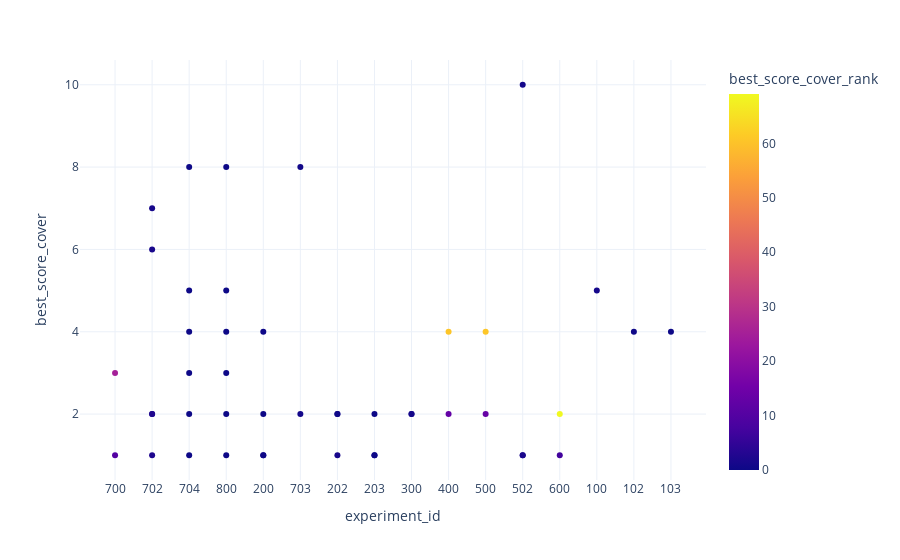

Notebook source saved alongside this figure:
### Code cell
fig = px.scatter(df[df['best_score_cover'] <= 10], x="experiment_id", y="best_score_cover", color='best_score_cover_rank', template='plotly_white')
fig.show()

### Figure 1 — Plotly figure (JSON) as saved in the notebook; plotly's stock layout.template omitted (floating-point values rounded to 4 significant figures)
{"data": [{"hovertemplate": "experiment_id=%{x}<br>best_score_cover=%{y}<br>best_score_cover_rank=%{marker.color}<extra></extra>", "legendgroup": "", "marker": {"color": [24.91, 1.27, 0.008706, 0.008706, 0.007543, 0.007543, 0.1785, 1.184, 0.6862, 0.008419, 0.008419, 0.05123, 0.2839, 0.000544, 0.1234, 1.382, 0.004314, 0.9997, 60.46, 60.62, 1.577, 69.05, 2.384, 0.01626, 0.01626, 1.141, 0.2388, 0.06772, 1.75, 2.324, 0.8109, 0.01083, 0.01083, 0.1014, 0.3069, 0.001104, 0.9997, 12.77, 13.19, 0.9774, 7.191, 9.962, 1.549, 0.006532, 0.006532], "coloraxis": "coloraxis", "symbol": "circle"}, "mode": "markers", "name": "", "orientation": "v", "showlegend": false, "type": "scatter", "x": ["700", "702", "704", "800", "704", "800", "200", "702", "703", "704", "800", "200", "202", "203", "200", "202", "203", "300", "400", "500", "502", "600", "702", "704", "800", "100", "102", "103", "502", "702", "703", "704", "800", "200", "202", "203", "300", "400", "500", "502", "600", "700", "702", "704", "800"], "xaxis": "x", "y": [3, 7, 8, 8, 5, 5, 4, 2, 8, 2, 2, 1, 2, 2, 1, 1, 1, 2, 4, 4, 1, 2, 2, 3, 3, 5, 4, 4, 1, 1, 2, 1, 1, 2, 2, 1, 2, 2, 2, 10, 1, 1, 6, 4, 4], "yaxis": "y"}], "layout": {"autosize": true, "coloraxis": {"colorbar": {"title": {"text": "best_score_cover_rank"}}, "colorscale": [[0, "#0d0887"], [0.1111, "#46039f"], [0.2222, "#7201a8"], [0.3333, "#9c179e"], [0.4444, "#bd3786"], [0.5556, "#d8576b"], [0.6667, "#ed7953"], [0.7778, "#fb9f3a"], [0.8889, "#fdca26"], [1, "#f0f921"]]}, "legend": {"tracegroupgap": 0}, "margin": {"t": 60}, "xaxis": {"anchor": "y", "autorange": true, "domain": [0, 1], "range": [-0.8846, 15.88], "title": {"text": "experiment_id"}, "type": "category"}, "yaxis": {"anchor": "x", "autorange": true, "domain": [0, 1], "range": [0.3031, 10.7], "title": {"text": "best_score_cover"}, "type": "linear"}}}
